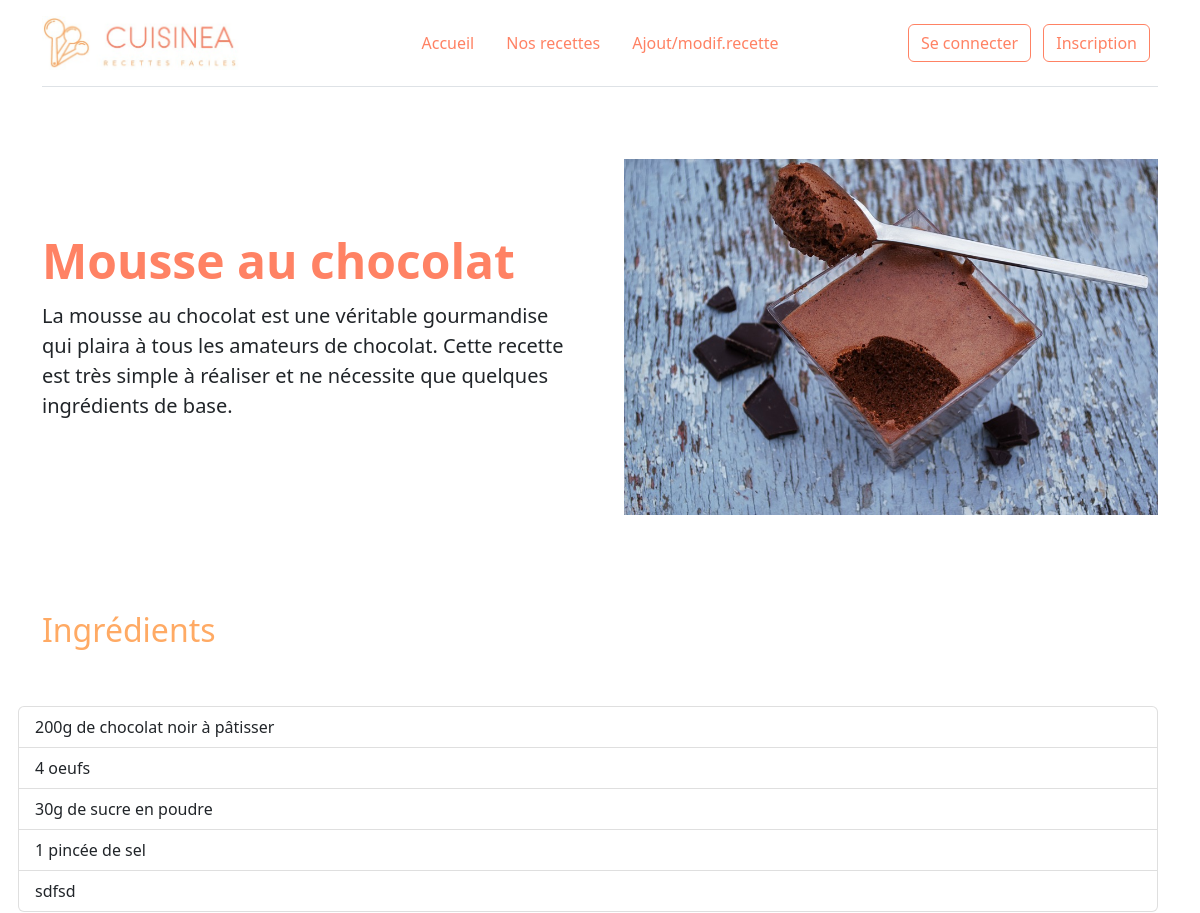
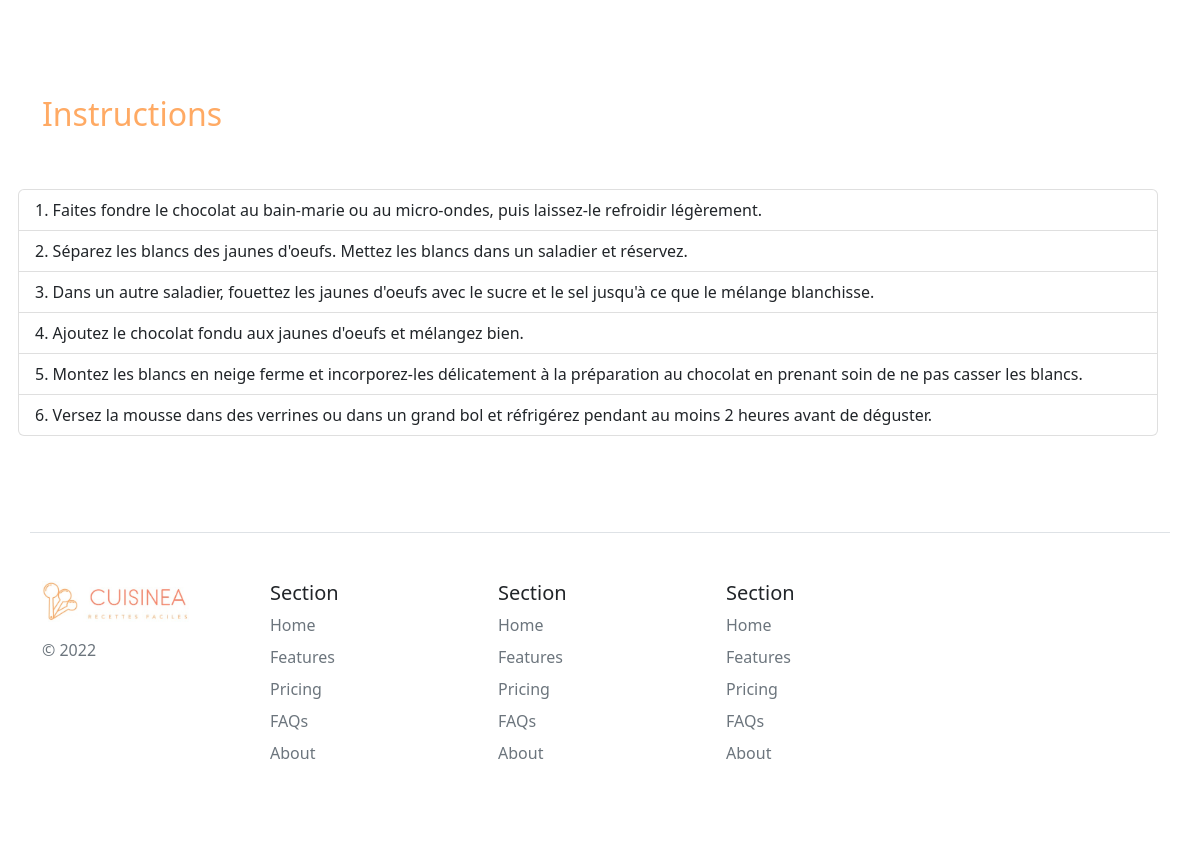
/recette.php?id=54, run on the app's committed database (2 pictures, top to bottom).
### tables this page shows
CREATE TABLE `recipes` (
  `id` int NOT NULL,
  `category_id` int NOT NULL,
  `title` varchar(255) NOT NULL,
  `description` text NOT NULL,
  `ingredients` text NOT NULL,
  `instructions` text NOT NULL,
  `image` varchar(255) DEFAULT NULL
);

### lib/recipe.php (called while the page is built, shortened)
<?php
function getRecipeById(PDO $pdo, int $id)
{
    $query = $pdo->prepare("SELECT * FROM recipes WHERE id = :id");
    $query->bindParam(':id', $id, PDO::PARAM_INT);
    $query->execute();
    return $recipe = $query->fetch();
}
function getRecipeImage(string|null $image)
{
    if ($image === null) {
        return _ASSETS_IMG_PATH_ . 'recipe_default.jpg';
    } else {
        return _RECIPES_IMG_PATH_ . $image;
    }
}

### lib/tools.php (called while the page is built, shortened)
<?php
function linesToArray(string $string)
{
    return explode(PHP_EOL, $string);
}

### recette.php (the view)
<?php
require_once('templates/header.php');
require_once('lib/recipe.php');
require_once('lib/tools.php');
$id = (int)$_GET['id'];
$recipe = getRecipeById($pdo, $id);
if ($recipe) {
  $ingredients = linesToArray($recipe['ingredients']);
  $instructions = linesToArray($recipe['instructions']);
?>
  <div class="row flex-lg-row-reverse align-items-center g-5 py-5">
    <div class="col-10 col-sm-8 col-lg-6">
      <img src="<?= getRecipeImage($recipe['image']); ?>" class="d-block mx-lg-auto img-fluid" alt="<?= $recipe['title']; ?>" loading="lazy" width="700" height="500">
    </div>
    <div class="col-lg-6">
      <h1 class="display-5 fw-bold lh-1 mb-3"><?= $recipe['title']; ?></h1>
      <p class="lead"><?= $recipe['description']; ?></p>
    </div>
  </div>
  <div class="row flex-lg-row-reverse align-items-center g-5 py-5">
    <h2>Ingrédients</h2>
    <ul class="list-group">
      <?php foreach ($ingredients as $key => $ingredient) { ?>
        <li class="list-group-item"><?= $ingredient; ?></li>
      <?php } ?>
    </ul>
  </div>
  <div class="row flex-lg-row-reverse align-items-center g-5 py-5">
    <h2>Instructions</h2>
    <ol class="list-group list-group-numbered">
      <?php foreach ($instructions as $key => $instruction) { ?>
        <li class="list-group-item"><?= $instruction; ?></li>
      <?php } ?>
    </ol>
  </div>
<?php } else { ?>
  <div class="row text-center">
    <h1>Recette introuvable...</h1>
  </div>
<?php } ?>
<?php require_once('templates/footer.php'); ?>

### data on the page
recipes: image (picture), title "Mousse au chocolat", description "La mousse au chocolat est une véritable gourmandise qui plaira à tous les amateurs de chocolat. Cette recette est très simple à réaliser et ne nécessite que quelques ingrédients de base.", ingredients "200g de chocolat noir à pâtisser", ingredients "4 oeufs", ingredients "30g de sucre en poudre", ingredients "1 pincée de sel", ingredients "sdfsd", instructions "Faites fondre le chocolat au bain-marie ou au micro-ondes, puis laissez-le refroidir légèrement.", instructions "Séparez les blancs des jaunes d'oeufs. Mettez les blancs dans un saladier et réservez.", instructions "Dans un autre saladier, fouettez les jaunes d'oeufs avec le sucre et le sel jusqu'à ce que le mélange blanchisse.", instructions "Ajoutez le chocolat fondu aux jaunes d'oeufs et mélangez bien.", instructions "Montez les blancs en neige ferme et incorporez-les délicatement à la préparation au chocolat en prenant soin de ne pas casser les blancs.", instructions "Versez la mousse dans des verrines ou dans un grand bol et réfrigérez pendant au moins 2 heures avant de déguster."

### other printed values
$value "Accueil"
$value "Nos recettes"
$value "Ajout/modif.recette"
